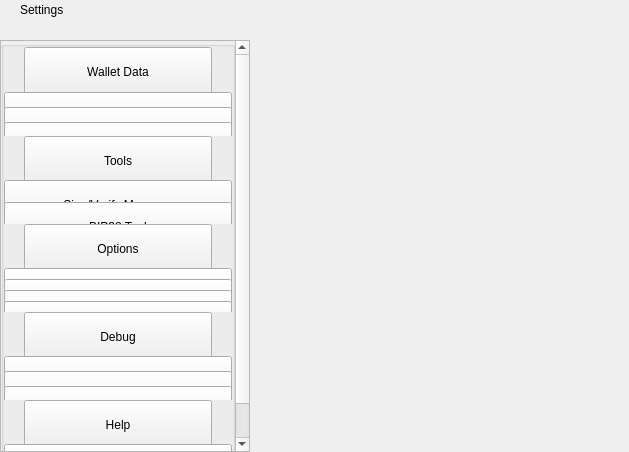
<?xml version="1.0" encoding="UTF-8"?>
<ui version="4.0">
 <class>SettingsWidget</class>
 <widget class="QWidget" name="SettingsWidget">
  <property name="geometry">
   <rect>
    <x>0</x>
    <y>0</y>
    <width>629</width>
    <height>452</height>
   </rect>
  </property>
  <property name="windowTitle">
   <string>Form</string>
  </property>
  <layout class="QHBoxLayout" name="horizontalLayout" stretch="1,2">
   <property name="spacing">
    <number>0</number>
   </property>
   <property name="leftMargin">
    <number>0</number>
   </property>
   <property name="topMargin">
    <number>0</number>
   </property>
   <property name="rightMargin">
    <number>0</number>
   </property>
   <property name="bottomMargin">
    <number>0</number>
   </property>
   <item>
    <widget class="QWidget" name="left" native="true">
     <property name="minimumSize">
      <size>
       <width>250</width>
       <height>0</height>
      </size>
     </property>
     <layout class="QVBoxLayout" name="verticalLayout">
      <property name="leftMargin">
       <number>0</number>
      </property>
      <property name="topMargin">
       <number>0</number>
      </property>
      <property name="rightMargin">
       <number>0</number>
      </property>
      <property name="bottomMargin">
       <number>0</number>
      </property>
      <item>
       <layout class="QVBoxLayout" name="verticalLayout_1">
        <property name="spacing">
         <number>0</number>
        </property>
        <item>
         <widget class="QWidget" name="titleMenuList" native="true">
          <property name="maximumSize">
           <size>
            <width>16777215</width>
            <height>30</height>
           </size>
          </property>
          <layout class="QHBoxLayout" name="horizontalLayout_1">
           <property name="spacing">
            <number>0</number>
           </property>
           <property name="leftMargin">
            <number>20</number>
           </property>
           <property name="topMargin">
            <number>0</number>
           </property>
           <property name="rightMargin">
            <number>20</number>
           </property>
           <property name="bottomMargin">
            <number>0</number>
           </property>
           <item>
            <widget class="QLabel" name="labelTitle">
             <property name="text">
              <string>Settings</string>
             </property>
            </widget>
           </item>
           <item>
            <spacer name="horizontalSpacer">
             <property name="orientation">
              <enum>Qt::Horizontal</enum>
             </property>
             <property name="sizeHint" stdset="0">
              <size>
               <width>40</width>
               <height>20</height>
              </size>
             </property>
            </spacer>
           </item>
          </layout>
         </widget>
        </item>
        <item>
         <spacer name="verticalSpacer_2">
          <property name="orientation">
           <enum>Qt::Vertical</enum>
          </property>
          <property name="sizeType">
           <enum>QSizePolicy::Fixed</enum>
          </property>
          <property name="sizeHint" stdset="0">
           <size>
            <width>20</width>
            <height>20</height>
           </size>
          </property>
         </spacer>
        </item>
        <item>
         <layout class="QVBoxLayout" name="verticalLayout_2">
          <item>
           <widget class="QScrollArea" name="scrollArea">
            <property name="sizePolicy">
             <sizepolicy hsizetype="Expanding" vsizetype="MinimumExpanding">
              <horstretch>0</horstretch>
              <verstretch>0</verstretch>
             </sizepolicy>
            </property>
            <property name="styleSheet">
             <string notr="true"/>
            </property>
            <property name="horizontalScrollBarPolicy">
             <enum>Qt::ScrollBarAlwaysOff</enum>
            </property>
            <property name="sizeAdjustPolicy">
             <enum>QAbstractScrollArea::AdjustIgnored</enum>
            </property>
            <property name="widgetResizable">
             <bool>true</bool>
            </property>
            <property name="alignment">
             <set>Qt::AlignLeading|Qt::AlignLeft|Qt::AlignTop</set>
            </property>
            <widget class="QWidget" name="scrollAreaWidgetContents">
             <property name="geometry">
              <rect>
               <x>0</x>
               <y>0</y>
               <width>230</width>
               <height>452</height>
              </rect>
             </property>
             <property name="sizePolicy">
              <sizepolicy hsizetype="Preferred" vsizetype="MinimumExpanding">
               <horstretch>0</horstretch>
               <verstretch>0</verstretch>
              </sizepolicy>
             </property>
             <property name="maximumSize">
              <size>
               <width>16777215</width>
               <height>650</height>
              </size>
             </property>
             <property name="autoFillBackground">
              <bool>true</bool>
             </property>
             <layout class="QVBoxLayout" name="verticalLayout_3">
              <property name="spacing">
               <number>0</number>
              </property>
              <property name="sizeConstraint">
               <enum>QLayout::SetDefaultConstraint</enum>
              </property>
              <property name="leftMargin">
               <number>0</number>
              </property>
              <property name="topMargin">
               <number>0</number>
              </property>
              <property name="rightMargin">
               <number>0</number>
              </property>
              <property name="bottomMargin">
               <number>0</number>
              </property>
              <item>
               <layout class="QVBoxLayout" name="verticalLayout_4">
                <property name="spacing">
                 <number>0</number>
                </property>
                <item alignment="Qt::AlignTop">
                 <widget class="QGroupBox" name="groupBox">
                  <property name="sizePolicy">
                   <sizepolicy hsizetype="Preferred" vsizetype="MinimumExpanding">
                    <horstretch>0</horstretch>
                    <verstretch>0</verstretch>
                   </sizepolicy>
                  </property>
                  <property name="maximumSize">
                   <size>
                    <width>16777215</width>
                    <height>450</height>
                   </size>
                  </property>
                  <property name="title">
                   <string/>
                  </property>
                  <layout class="QVBoxLayout" name="verticalLayout_5">
                   <property name="spacing">
                    <number>0</number>
                   </property>
                   <property name="leftMargin">
                    <number>0</number>
                   </property>
                   <property name="topMargin">
                    <number>0</number>
                   </property>
                   <property name="rightMargin">
                    <number>0</number>
                   </property>
                   <property name="bottomMargin">
                    <number>0</number>
                   </property>
                   <item>
                    <widget class="QWidget" name="menuFileContainer" native="true">
                     <property name="maximumSize">
                      <size>
                       <width>16777215</width>
                       <height>160</height>
                      </size>
                     </property>
                     <layout class="QHBoxLayout" name="horizontalLayout_2">
                      <property name="spacing">
                       <number>0</number>
                      </property>
                      <property name="leftMargin">
                       <number>20</number>
                      </property>
                      <property name="topMargin">
                       <number>0</number>
                      </property>
                      <property name="rightMargin">
                       <number>20</number>
                      </property>
                      <property name="bottomMargin">
                       <number>0</number>
                      </property>
                      <item alignment="Qt::AlignTop">
                       <widget class="QPushButton" name="pushButtonFile">
                        <property name="minimumSize">
                         <size>
                          <width>0</width>
                          <height>50</height>
                         </size>
                        </property>
                        <property name="maximumSize">
                         <size>
                          <width>16777215</width>
                          <height>50</height>
                         </size>
                        </property>
                        <property name="focusPolicy">
                         <enum>Qt::NoFocus</enum>
                        </property>
                        <property name="text">
                         <string>Wallet Data</string>
                        </property>
                        <property name="checkable">
                         <bool>true</bool>
                        </property>
                        <property name="autoExclusive">
                         <bool>false</bool>
                        </property>
                       </widget>
                      </item>
                     </layout>
                    </widget>
                   </item>
                   <item>
                    <widget class="QWidget" name="fileButtonsWidget" native="true">
                     <property name="maximumSize">
                      <size>
                       <width>16777215</width>
                       <height>165</height>
                      </size>
                     </property>
                     <layout class="QVBoxLayout" name="verticalLayout_6">
                      <property name="spacing">
                       <number>0</number>
                      </property>
                      <property name="leftMargin">
                       <number>0</number>
                      </property>
                      <property name="topMargin">
                       <number>0</number>
                      </property>
                      <property name="rightMargin">
                       <number>0</number>
                      </property>
                      <property name="bottomMargin">
                       <number>0</number>
                      </property>
                      <item>
                       <widget class="QPushButton" name="pushButtonFile2">
                        <property name="minimumSize">
                         <size>
                          <width>0</width>
                          <height>50</height>
                         </size>
                        </property>
                        <property name="maximumSize">
                         <size>
                          <width>16777215</width>
                          <height>50</height>
                         </size>
                        </property>
                        <property name="focusPolicy">
                         <enum>Qt::NoFocus</enum>
                        </property>
                        <property name="text">
                         <string>Wallet</string>
                        </property>
                        <property name="checkable">
                         <bool>true</bool>
                        </property>
                        <property name="autoExclusive">
                         <bool>false</bool>
                        </property>
                       </widget>
                      </item>
                      <item>
                       <widget class="QPushButton" name="pushButtonFile3">
                        <property name="minimumSize">
                         <size>
                          <width>0</width>
                          <height>50</height>
                         </size>
                        </property>
                        <property name="maximumSize">
                         <size>
                          <width>16777215</width>
                          <height>50</height>
                         </size>
                        </property>
                        <property name="focusPolicy">
                         <enum>Qt::NoFocus</enum>
                        </property>
                        <property name="text">
                         <string>Multisend</string>
                        </property>
                        <property name="checkable">
                         <bool>true</bool>
                        </property>
                        <property name="autoExclusive">
                         <bool>false</bool>
                        </property>
                       </widget>
                      </item>
                      <item>
                       <widget class="QPushButton" name="pushButtonExportCsv">
                        <property name="minimumSize">
                         <size>
                          <width>0</width>
                          <height>50</height>
                         </size>
                        </property>
                        <property name="maximumSize">
                         <size>
                          <width>16777215</width>
                          <height>50</height>
                         </size>
                        </property>
                        <property name="focusPolicy">
                         <enum>Qt::NoFocus</enum>
                        </property>
                        <property name="text">
                         <string>Export Accounting</string>
                        </property>
                        <property name="checkable">
                         <bool>true</bool>
                        </property>
                        <property name="autoExclusive">
                         <bool>false</bool>
                        </property>
                       </widget>
                      </item>
                     </layout>
                    </widget>
                   </item>
                   <item>
                    <widget class="QWidget" name="menuToolsContainer" native="true">
                     <property name="maximumSize">
                      <size>
                       <width>16777215</width>
                       <height>160</height>
                      </size>
                     </property>
                     <layout class="QHBoxLayout" name="horizontalLayout_3">
                      <property name="spacing">
                       <number>0</number>
                      </property>
                      <property name="leftMargin">
                       <number>20</number>
                      </property>
                      <property name="topMargin">
                       <number>0</number>
                      </property>
                      <property name="rightMargin">
                       <number>20</number>
                      </property>
                      <property name="bottomMargin">
                       <number>0</number>
                      </property>
                      <item alignment="Qt::AlignTop">
                       <widget class="QPushButton" name="pushButtonConfiguration">
                        <property name="minimumSize">
                         <size>
                          <width>0</width>
                          <height>50</height>
                         </size>
                        </property>
                        <property name="maximumSize">
                         <size>
                          <width>16777215</width>
                          <height>50</height>
                         </size>
                        </property>
                        <property name="focusPolicy">
                         <enum>Qt::NoFocus</enum>
                        </property>
                        <property name="text">
                         <string>Tools</string>
                        </property>
                        <property name="checkable">
                         <bool>true</bool>
                        </property>
                        <property name="autoExclusive">
                         <bool>false</bool>
                        </property>
                       </widget>
                      </item>
                     </layout>
                    </widget>
                   </item>
                   <item>
                    <widget class="QWidget" name="configurationButtonsWidget" native="true">
                     <property name="maximumSize">
                      <size>
                       <width>16777215</width>
                       <height>105</height>
                      </size>
                     </property>
                     <layout class="QVBoxLayout" name="verticalLayout_7">
                      <property name="spacing">
                       <number>0</number>
                      </property>
                      <property name="leftMargin">
                       <number>0</number>
                      </property>
                      <property name="topMargin">
                       <number>0</number>
                      </property>
                      <property name="rightMargin">
                       <number>0</number>
                      </property>
                      <property name="bottomMargin">
                       <number>0</number>
                      </property>
                      <item>
                       <widget class="QPushButton" name="pushButtonConfiguration4">
                        <property name="minimumSize">
                         <size>
                          <width>0</width>
                          <height>50</height>
                         </size>
                        </property>
                        <property name="maximumSize">
                         <size>
                          <width>16777215</width>
                          <height>50</height>
                         </size>
                        </property>
                        <property name="focusPolicy">
                         <enum>Qt::NoFocus</enum>
                        </property>
                        <property name="text">
                         <string>Sign/Verify Message</string>
                        </property>
                        <property name="checkable">
                         <bool>true</bool>
                        </property>
                        <property name="autoExclusive">
                         <bool>false</bool>
                        </property>
                       </widget>
                      </item>
                      <item>
                       <widget class="QPushButton" name="pushButtonConfiguration3">
                        <property name="minimumSize">
                         <size>
                          <width>0</width>
                          <height>50</height>
                         </size>
                        </property>
                        <property name="maximumSize">
                         <size>
                          <width>16777215</width>
                          <height>50</height>
                         </size>
                        </property>
                        <property name="focusPolicy">
                         <enum>Qt::NoFocus</enum>
                        </property>
                        <property name="text">
                         <string>BIP38 Tool</string>
                        </property>
                        <property name="checkable">
                         <bool>true</bool>
                        </property>
                        <property name="autoExclusive">
                         <bool>false</bool>
                        </property>
                       </widget>
                      </item>
                     </layout>
                    </widget>
                   </item>
                   <item>
                    <layout class="QHBoxLayout" name="horizontalLayout_4">
                     <property name="spacing">
                      <number>0</number>
                     </property>
                     <property name="leftMargin">
                      <number>20</number>
                     </property>
                     <property name="rightMargin">
                      <number>20</number>
                     </property>
                     <item alignment="Qt::AlignTop">
                      <widget class="QPushButton" name="pushButtonOptions">
                       <property name="minimumSize">
                        <size>
                         <width>0</width>
                         <height>50</height>
                        </size>
                       </property>
                       <property name="maximumSize">
                        <size>
                         <width>16777215</width>
                         <height>50</height>
                        </size>
                       </property>
                       <property name="focusPolicy">
                        <enum>Qt::NoFocus</enum>
                       </property>
                       <property name="text">
                        <string>Options</string>
                       </property>
                       <property name="checkable">
                        <bool>true</bool>
                       </property>
                       <property name="autoExclusive">
                        <bool>false</bool>
                       </property>
                      </widget>
                     </item>
                    </layout>
                   </item>
                   <item>
                    <widget class="QWidget" name="optionsButtonsWidget" native="true">
                     <property name="maximumSize">
                      <size>
                       <width>16777215</width>
                       <height>200</height>
                      </size>
                     </property>
                     <layout class="QVBoxLayout" name="verticalLayout_8">
                      <property name="spacing">
                       <number>0</number>
                      </property>
                      <property name="leftMargin">
                       <number>0</number>
                      </property>
                      <property name="topMargin">
                       <number>0</number>
                      </property>
                      <property name="rightMargin">
                       <number>0</number>
                      </property>
                      <property name="bottomMargin">
                       <number>0</number>
                      </property>
                      <item>
                       <widget class="QPushButton" name="pushButtonOptions1">
                        <property name="minimumSize">
                         <size>
                          <width>0</width>
                          <height>50</height>
                         </size>
                        </property>
                        <property name="maximumSize">
                         <size>
                          <width>16777215</width>
                          <height>50</height>
                         </size>
                        </property>
                        <property name="focusPolicy">
                         <enum>Qt::NoFocus</enum>
                        </property>
                        <property name="text">
                         <string>Main</string>
                        </property>
                        <property name="checkable">
                         <bool>true</bool>
                        </property>
                        <property name="checked">
                         <bool>false</bool>
                        </property>
                        <property name="autoExclusive">
                         <bool>false</bool>
                        </property>
                       </widget>
                      </item>
                      <item>
                       <widget class="QPushButton" name="pushButtonOptions3">
                        <property name="minimumSize">
                         <size>
                          <width>0</width>
                          <height>50</height>
                         </size>
                        </property>
                        <property name="maximumSize">
                         <size>
                          <width>16777215</width>
                          <height>50</height>
                         </size>
                        </property>
                        <property name="focusPolicy">
                         <enum>Qt::NoFocus</enum>
                        </property>
                        <property name="text">
                         <string>Subscribe</string>
                        </property>
                        <property name="shortcut">
                         <string>Ctrl+S</string>
                        </property>
                        <property name="checkable">
                         <bool>true</bool>
                        </property>
                        <property name="autoExclusive">
                         <bool>false</bool>
                        </property>
                       </widget>
                      </item>
                      <item>
                       <widget class="QPushButton" name="pushButtonOptions2">
                        <property name="minimumSize">
                         <size>
                          <width>0</width>
                          <height>50</height>
                         </size>
                        </property>
                        <property name="maximumSize">
                         <size>
                          <width>16777215</width>
                          <height>50</height>
                         </size>
                        </property>
                        <property name="focusPolicy">
                         <enum>Qt::NoFocus</enum>
                        </property>
                        <property name="text">
                         <string>Wallet</string>
                        </property>
                        <property name="checkable">
                         <bool>true</bool>
                        </property>
                        <property name="autoExclusive">
                         <bool>false</bool>
                        </property>
                       </widget>
                      </item>
                      <item>
                       <widget class="QPushButton" name="pushButtonOptions5">
                        <property name="minimumSize">
                         <size>
                          <width>0</width>
                          <height>50</height>
                         </size>
                        </property>
                        <property name="maximumSize">
                         <size>
                          <width>16777215</width>
                          <height>50</height>
                         </size>
                        </property>
                        <property name="focusPolicy">
                         <enum>Qt::NoFocus</enum>
                        </property>
                        <property name="text">
                         <string>Display</string>
                        </property>
                        <property name="checkable">
                         <bool>true</bool>
                        </property>
                        <property name="autoExclusive">
                         <bool>false</bool>
                        </property>
                       </widget>
                      </item>
                     </layout>
                    </widget>
                   </item>
                   <item>
                    <layout class="QHBoxLayout" name="horizontalTools">
                     <property name="spacing">
                      <number>0</number>
                     </property>
                     <property name="leftMargin">
                      <number>20</number>
                     </property>
                     <property name="rightMargin">
                      <number>20</number>
                     </property>
                     <item alignment="Qt::AlignTop">
                      <widget class="QPushButton" name="pushButtonTools">
                       <property name="minimumSize">
                        <size>
                         <width>0</width>
                         <height>50</height>
                        </size>
                       </property>
                       <property name="maximumSize">
                        <size>
                         <width>16777215</width>
                         <height>50</height>
                        </size>
                       </property>
                       <property name="focusPolicy">
                        <enum>Qt::NoFocus</enum>
                       </property>
                       <property name="text">
                        <string>Debug</string>
                       </property>
                       <property name="checkable">
                        <bool>true</bool>
                       </property>
                       <property name="autoExclusive">
                        <bool>false</bool>
                       </property>
                      </widget>
                     </item>
                    </layout>
                   </item>
                   <item>
                    <widget class="QWidget" name="toolsButtonsWidget" native="true">
                     <property name="maximumSize">
                      <size>
                       <width>16777215</width>
                       <height>160</height>
                      </size>
                     </property>
                     <layout class="QVBoxLayout" name="verticalTools_11">
                      <property name="spacing">
                       <number>0</number>
                      </property>
                      <property name="leftMargin">
                       <number>0</number>
                      </property>
                      <property name="topMargin">
                       <number>0</number>
                      </property>
                      <property name="rightMargin">
                       <number>0</number>
                      </property>
                      <property name="bottomMargin">
                       <number>0</number>
                      </property>
                      <item>
                       <widget class="QPushButton" name="pushButtonTools1">
                        <property name="minimumSize">
                         <size>
                          <width>0</width>
                          <height>50</height>
                         </size>
                        </property>
                        <property name="maximumSize">
                         <size>
                          <width>16777215</width>
                          <height>50</height>
                         </size>
                        </property>
                        <property name="focusPolicy">
                         <enum>Qt::NoFocus</enum>
                        </property>
                        <property name="text">
                         <string>Information</string>
                        </property>
                        <property name="checkable">
                         <bool>true</bool>
                        </property>
                        <property name="checked">
                         <bool>false</bool>
                        </property>
                        <property name="autoExclusive">
                         <bool>false</bool>
                        </property>
                       </widget>
                      </item>
                      <item>
                       <widget class="QPushButton" name="pushButtonTools2">
                        <property name="minimumSize">
                         <size>
                          <width>0</width>
                          <height>50</height>
                         </size>
                        </property>
                        <property name="maximumSize">
                         <size>
                          <width>16777215</width>
                          <height>50</height>
                         </size>
                        </property>
                        <property name="focusPolicy">
                         <enum>Qt::NoFocus</enum>
                        </property>
                        <property name="text">
                         <string>Console</string>
                        </property>
                        <property name="checkable">
                         <bool>true</bool>
                        </property>
                        <property name="autoExclusive">
                         <bool>false</bool>
                        </property>
                       </widget>
                      </item>
                      <item>
                       <widget class="QPushButton" name="pushButtonTools5">
                        <property name="minimumSize">
                         <size>
                          <width>0</width>
                          <height>50</height>
                         </size>
                        </property>
                        <property name="maximumSize">
                         <size>
                          <width>16777215</width>
                          <height>50</height>
                         </size>
                        </property>
                        <property name="focusPolicy">
                         <enum>Qt::NoFocus</enum>
                        </property>
                        <property name="text">
                         <string>Wallet Repair</string>
                        </property>
                        <property name="checkable">
                         <bool>true</bool>
                        </property>
                        <property name="autoExclusive">
                         <bool>false</bool>
                        </property>
                       </widget>
                      </item>
                     </layout>
                    </widget>
                   </item>
                   <item>
                    <layout class="QHBoxLayout" name="horizontalHelp">
                     <property name="spacing">
                      <number>0</number>
                     </property>
                     <property name="leftMargin">
                      <number>20</number>
                     </property>
                     <property name="rightMargin">
                      <number>20</number>
                     </property>
                     <item alignment="Qt::AlignTop">
                      <widget class="QPushButton" name="pushButtonHelp">
                       <property name="minimumSize">
                        <size>
                         <width>0</width>
                         <height>50</height>
                        </size>
                       </property>
                       <property name="maximumSize">
                        <size>
                         <width>16777215</width>
                         <height>50</height>
                        </size>
                       </property>
                       <property name="focusPolicy">
                        <enum>Qt::NoFocus</enum>
                       </property>
                       <property name="text">
                        <string>Help</string>
                       </property>
                       <property name="checkable">
                        <bool>true</bool>
                       </property>
                       <property name="autoExclusive">
                        <bool>false</bool>
                       </property>
                      </widget>
                     </item>
                    </layout>
                   </item>
                   <item>
                    <widget class="QWidget" name="helpButtonsWidget" native="true">
                     <property name="maximumSize">
                      <size>
                       <width>16777215</width>
                       <height>100</height>
                      </size>
                     </property>
                     <layout class="QVBoxLayout" name="verticalHelp">
                      <property name="spacing">
                       <number>0</number>
                      </property>
                      <property name="leftMargin">
                       <number>0</number>
                      </property>
                      <property name="topMargin">
                       <number>0</number>
                      </property>
                      <property name="rightMargin">
                       <number>0</number>
                      </property>
                      <property name="bottomMargin">
                       <number>0</number>
                      </property>
                      <item>
                       <widget class="QPushButton" name="pushButtonHelp1">
                        <property name="minimumSize">
                         <size>
                          <width>0</width>
                          <height>50</height>
                         </size>
                        </property>
                        <property name="maximumSize">
                         <size>
                          <width>16777215</width>
                          <height>50</height>
                         </size>
                        </property>
                        <property name="focusPolicy">
                         <enum>Qt::NoFocus</enum>
                        </property>
                        <property name="text">
                         <string>FAQ</string>
                        </property>
                        <property name="checkable">
                         <bool>false</bool>
                        </property>
                        <property name="checked">
                         <bool>false</bool>
                        </property>
                        <property name="autoExclusive">
                         <bool>false</bool>
                        </property>
                       </widget>
                      </item>
                      <item>
                       <widget class="QPushButton" name="pushButtonHelp2">
                        <property name="minimumSize">
                         <size>
                          <width>0</width>
                          <height>50</height>
                         </size>
                        </property>
                        <property name="maximumSize">
                         <size>
                          <width>16777215</width>
                          <height>50</height>
                         </size>
                        </property>
                        <property name="focusPolicy">
                         <enum>Qt::NoFocus</enum>
                        </property>
                        <property name="text">
                         <string>About Passion</string>
                        </property>
                        <property name="checkable">
                         <bool>false</bool>
                        </property>
                        <property name="autoExclusive">
                         <bool>false</bool>
                        </property>
                       </widget>
                      </item>
                     </layout>
                    </widget>
                   </item>
                  </layout>
                 </widget>
                </item>
               </layout>
              </item>
             </layout>
            </widget>
           </widget>
          </item>
         </layout>
        </item>
       </layout>
      </item>
     </layout>
    </widget>
   </item>
   <item>
    <widget class="QWidget" name="right" native="true">
     <layout class="QVBoxLayout" name="verticalLayout_9">
      <property name="leftMargin">
       <number>0</number>
      </property>
      <property name="topMargin">
       <number>0</number>
      </property>
      <property name="rightMargin">
       <number>0</number>
      </property>
      <property name="bottomMargin">
       <number>0</number>
      </property>
      <item>
       <layout class="QVBoxLayout" name="verticalLayout_10">
        <property name="spacing">
         <number>6</number>
        </property>
        <item>
         <layout class="QVBoxLayout" name="verticalLayout_11">
          <item>
           <widget class="QStackedWidget" name="stackedWidgetContainer"/>
          </item>
         </layout>
        </item>
       </layout>
      </item>
     </layout>
    </widget>
   </item>
  </layout>
 </widget>
 <resources/>
 <connections/>
</ui>
